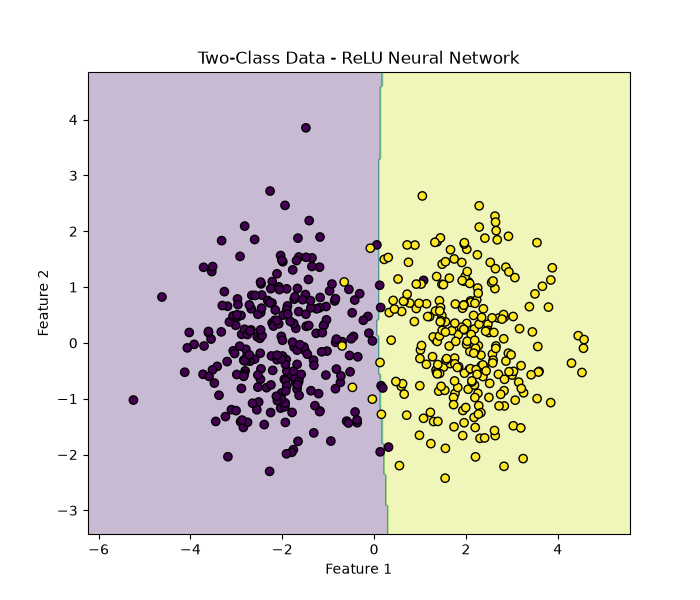

Write Python code to recreate this figure.
import numpy as np
import matplotlib.pyplot as plt
from sklearn.neural_network import MLPClassifier
from sklearn.model_selection import train_test_split
from sklearn.metrics import accuracy_score

# Generate two-class data
np.random.seed(42)

n = 500

X1 = np.random.randn(n // 2, 2) + [-2, 0]
X2 = np.random.randn(n // 2, 2) + [2, 0]

X = np.vstack((X1, X2))

y = np.hstack((
    np.zeros(n // 2),
    np.ones(n // 2)
))

# Split data
X_train, X_test, y_train, y_test = train_test_split(
    X,
    y,
    test_size=0.2,
    random_state=42
)

# Neural Network with ReLU
model = MLPClassifier(
    hidden_layer_sizes=(10,),
    activation="relu",
    learning_rate_init=0.01,
    max_iter=2000,
    random_state=42
)

# Train
model.fit(X_train, y_train)

# Predict
y_pred = model.predict(X_test)

# Accuracy
accuracy = accuracy_score(y_test, y_pred)

print("==========================================")
print("22. Neural Network Analysis")
print("Two-Class Data - ReLU Activation")
print("==========================================")
print("Activation Function :", "ReLU")
print("Hidden Neurons      :", 10)
print("Learning Rate       :", 0.01)
print("Accuracy            :", round(accuracy * 100, 2), "%")
print("==========================================")

# Decision boundary
x_min = X[:, 0].min() - 1
x_max = X[:, 0].max() + 1
y_min = X[:, 1].min() - 1
y_max = X[:, 1].max() + 1

xx, yy = np.meshgrid(
    np.linspace(x_min, x_max, 300),
    np.linspace(y_min, y_max, 300)
)

grid = np.c_[xx.ravel(), yy.ravel()]

Z = model.predict(grid)
Z = Z.reshape(xx.shape)

# Plot
plt.figure(figsize=(7, 6))

plt.contourf(xx, yy, Z, alpha=0.3)

plt.scatter(
    X[:, 0],
    X[:, 1],
    c=y,
    edgecolors="black"
)

plt.title("Two-Class Data - ReLU Neural Network")
plt.xlabel("Feature 1")
plt.ylabel("Feature 2")

plt.show()
